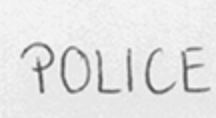
#> input picture backend/atest/3.png, 216 x 118 px
$ python Inter_Letter_Spacing_Uniformity.py
#> lines starting #> are read from the running program, lines starting #| are printed output that depends on the picture; after the words box and inside, x2 and y2 are one past the last pixel; in counts of white or black regions, pixels touching at a corner belong together; long printed decimals are rounded
# We might need scipy for more robust peak finding, but let's start simple
# from scipy.signal import find_peaks

import base64
from io import BytesIO

import cv2
import matplotlib.pyplot as plt
import numpy as np


class LetterSpacingAnalyzer:
    """
    Analyzes the internal spacing characteristics of a single word image
    using its Vertical Projection Profile (VPP).

    Assumes the input image contains primarily one word.
    """
    def __init__(self, image_input, is_base64=True):
#> called with image_input = '../../atest/3.png', is_base64 = False
        if is_base64:
            try:
                img_data = base64.b64decode(image_input)
                nparr = np.frombuffer(img_data, np.uint8)
                self.img = cv2.imdecode(nparr, cv2.IMREAD_COLOR)
                if self.img is None:
                    raise ValueError("Error: Could not decode base64 image")
            except Exception as e:
                raise ValueError(f"Error decoding base64 image: {e}")
        else:
            self.img = cv2.imread(image_input)
#> self.img is the input picture: shape (118, 216, 3); min 79, max 249, mean 227.4
            if self.img is None:
                raise ValueError(f"Error: Could not read image at {image_input}")

    def preprocess_image(self):
        """
        Converts the image to grayscale, applies blurring, adaptive thresholding,
        and morphological closing to get a clean binary representation of the word.
        Returns the binary image (white text on black background).
        """
        if self.img is None:
            raise ValueError("Image not loaded correctly.")
        if len(self.img.shape) == 3 and self.img.shape[2] == 3:
            gray = cv2.cvtColor(self.img, cv2.COLOR_BGR2GRAY)
        elif len(self.img.shape) == 2:
            gray = self.img  # Already grayscale
        else:
            raise ValueError(f"Unsupported image format with shape: {self.img.shape}")

        blurred = cv2.GaussianBlur(gray, (5, 5), 0)
        binary = cv2.adaptiveThreshold(
            blurred, 255, cv2.ADAPTIVE_THRESH_GAUSSIAN_C, cv2.THRESH_BINARY_INV, 19, 9
        )
        kernel = cv2.getStructuringElement(cv2.MORPH_RECT, (3, 3))
        closed = cv2.morphologyEx(binary, cv2.MORPH_CLOSE, kernel)

        contours, _ = cv2.findContours(closed, cv2.RETR_EXTERNAL, cv2.CHAIN_APPROX_SIMPLE)
        if contours:
            all_points = np.vstack([cnt for cnt in contours])
            x, y, w, h = cv2.boundingRect(all_points)
            padding = 2
            y1 = max(0, y - padding)
            y2 = min(closed.shape[0], y + h + padding)
            x1 = max(0, x - padding)
            x2 = min(closed.shape[1], x + w + padding)
            cropped = closed[y1:y2, x1:x2]
            return cropped
        else:
            return closed

    def calculate_vpp(self, binary_image):
        """
        Calculates the Vertical Projection Profile (sum of white pixels per column).
        """
        if binary_image is None or binary_image.size == 0:
            return np.array([])
        vpp = np.sum(binary_image // 255, axis=0)
        return vpp

    def analyze_vpp(self, vpp):
        """
        Analyzes the VPP to find valleys (potential gaps) and estimate spacing.
        Returns:
            dict: Containing spacing metrics like average gap width, std dev, etc.
                  Returns default values if VPP is too short or flat.
        """
        if len(vpp) < 3:
            return {
                "avg_valley_width": 0.0, "valley_width_std": 0.0,
                "avg_peak_dist": 0.0, "peak_dist_std": 0.0,
                "valley_count": 0, "peak_count": 0,
                "relative_spacing_metric": 0.0
            }

        valleys_idx = []
        valley_widths = []
        current_valley_start = -1

        gap_threshold = 1

        for i in range(len(vpp)):
            is_valley_col = vpp[i] <= gap_threshold
            if is_valley_col and current_valley_start == -1:
                current_valley_start = i
            elif not is_valley_col and current_valley_start != -1:
                valley_width = i - current_valley_start
                if valley_width > 0:
                    valley_widths.append(valley_width)
                    valleys_idx.append(current_valley_start + valley_width // 2)
                current_valley_start = -1

        if current_valley_start != -1:
            valley_width = len(vpp) - current_valley_start
            if valley_width > 0:
                valley_widths.append(valley_width)
                valleys_idx.append(current_valley_start + valley_width // 2)

        peaks_idx = []
        min_peak_height = max(2, 0.15 * np.max(vpp)) if np.max(vpp) > 0 else 2
        for i in range(1, len(vpp) - 1):
            if vpp[i] > vpp[i - 1] and vpp[i] > vpp[i + 1] and vpp[i] >= min_peak_height:
                peaks_idx.append(i)

        avg_valley_width = float(np.mean(valley_widths)) if valley_widths else 0.0
        valley_width_std = float(np.std(valley_widths)) if len(valley_widths) > 1 else 0.0

        peak_distances = np.diff(peaks_idx) if len(peaks_idx) > 1 else []
        avg_peak_dist = float(np.mean(peak_distances)) if len(peak_distances) > 0 else 0.0
        peak_dist_std = float(np.std(peak_distances)) if len(peak_distances) > 1 else 0.0

        relative_spacing_metric = avg_valley_width / avg_peak_dist if avg_peak_dist > 0 else 0.0

        return {
            "avg_valley_width": avg_valley_width,
            "valley_width_std": valley_width_std,
            "avg_peak_dist": avg_peak_dist,
            "peak_dist_std": peak_dist_std,
            "valley_count": len(valley_widths),
            "peak_count": len(peaks_idx),
            "relative_spacing_metric": relative_spacing_metric,
        }

    def analyze(self, debug=False):
        try:
            binary = self.preprocess_image()
#> in preprocess_image, `binary = cv2.adaptiveThreshold( blurred, 255, cv2.ADAPTIVE_THRESH_GAUS..`:
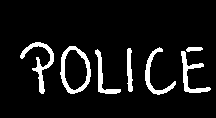
#> binary: shape (118, 216); 8.3% white; 7 white regions, largest, box (x1, y1, x2, y2) and area: (60, 46, 91, 94) 465, (20, 42, 54, 94) 427, (181, 51, 211, 93) 348
#> in preprocess_image, `closed = cv2.morphologyEx(binary, cv2.MORPH_CLOSE, kernel)`: closed: shape (118, 216); 8.3% white; 6 white regions
#> in preprocess_image, `contours, _ = cv2.findContours(closed, cv2.RETR_EXTERNAL, cv2.CHAIN_AP..`: contours = 6 contours; box (x1, y1, x2, y2) and area: (60, 46, 91, 94) 1085, (20, 42, 54, 94) 336, (181, 47, 211, 93) 320, (145, 47, 176, 95) 259, (95, 49, 121, 94) 213, (127, 48, 133, 92) 146
#> in preprocess_image, `all_points = np.vstack([cnt for cnt in contours])`: all_points = contour of 321 points, box (x1, y1, x2, y2) (20, 42, 211, 95), area 2488
#> in preprocess_image, `x, y, w, h = cv2.boundingRect(all_points)`: x = 20; y = 42; w = 191; h = 53
#> in preprocess_image, `y1 = max(0, y - padding)`: y1 = 40
#> in preprocess_image, `y2 = min(closed.shape[0], y + h + padding)`: y2 = 97
#> in preprocess_image, `x1 = max(0, x - padding)`: x1 = 18
#> in preprocess_image, `x2 = min(closed.shape[1], x + w + padding)`: x2 = 213
#> in preprocess_image, `cropped = closed[y1:y2, x1:x2]`:
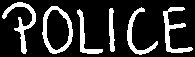
#> cropped: shape (57, 195); 19% white; 6 white regions, box (x1, y1, x2, y2) and area: (42, 6, 73, 54) 465, (2, 2, 36, 54) 430, (163, 7, 193, 53) 417, (127, 7, 158, 55) 332, (77, 9, 103, 54) 276, (109, 8, 115, 52) 192
            if binary is None or binary.size == 0:
                return {
                    "metrics": {
                        "avg_valley_width": 0.0, "valley_width_std": 0.0,
                        "avg_peak_dist": 0.0, "peak_dist_std": 0.0,
                        "valley_count": 0, "peak_count": 0,
                        "relative_spacing_metric": 0.0,
                    },
                    "graphs": [],
                    "preprocessed_image": ""
                }

            vpp = self.calculate_vpp(binary)
#> in calculate_vpp, `vpp = np.sum(binary_image // 255, axis=0)`: vpp = 195 values, max 44 at index 111, min 0 at index 0, mean 10.83
            vpp_metrics = self.analyze_vpp(vpp)
#> the loop in analyze_vpp, `for i in range(len(vpp)):` made 195 passes
#> (is_valley_col, valley_width, current_valley_start) on passes 3, 43, 78, 110, 128, 164: (False, 2, -1), (False, 6, -1), (False, 4, -1), (False, 6, -1), (False, 12, -1), (False, 5, -1)
#> (is_valley_col, current_valley_start) on passes 1, 37, 74, 104, 116, 159: (True, 0), (True, 36), (True, 73), (True, 103), (True, 115), (True, 158)
#> after the loop in analyze_vpp, `for i in range(len(vpp)):`: current_valley_start = 193; valley_width = 5; valley_widths = [2, 6, 4, 6, 12, 5]; valleys_idx = [1, 39, 75, 106, 121, 160]
#> in analyze_vpp, `valley_width = len(vpp) - current_valley_start`: valley_width = 2
#> in analyze_vpp, `min_peak_height = max(2, 0.15 * np.max(vpp)) if np.max(vpp) > 0 else 2`: min_peak_height = 6.6
#> after the loop in analyze_vpp, `for i in range(1, len(vpp) - 1):`: peaks_idx = [21, 32, 46, 69, 80, 131, 141, 167]
#> in analyze_vpp, `avg_valley_width = float(np.mean(valley_widths)) if valley_widths else..`: avg_valley_width = 5.29
#> in analyze_vpp, `valley_width_std = float(np.std(valley_widths)) if len(valley_widths) ..`: valley_width_std = 3.15
#> in analyze_vpp, `peak_distances = np.diff(peaks_idx) if len(peaks_idx) > 1 else []`: peak_distances = [11, 14, 23, 11, 51, 10, 26]
#> in analyze_vpp, `avg_peak_dist = float(np.mean(peak_distances)) if len(peak_distances) ..`: avg_peak_dist = 20.86
#> in analyze_vpp, `peak_dist_std = float(np.std(peak_distances)) if len(peak_distances) >..`: peak_dist_std = 13.62
#> in analyze_vpp, `relative_spacing_metric = avg_valley_width / avg_peak_dist if avg_peak..`: relative_spacing_metric = 0.253
#> vpp_metrics = {'avg_valley_width': 5.29, 'valley_width_std': 3.15, 'avg_peak_dist': 20.86, 'peak_dist_std': 13.62, 'valley_count': 7, 'peak_count': 8, 'relative_spacing_metric': 0.253}

            metrics = {**vpp_metrics}
#> metrics has the same summary as vpp_metrics

            result = {"metrics": metrics, "graphs": []}

            if debug:
                plt.figure(figsize=(10, 10))

                plt.subplot(3, 1, 1)
                if self.img is not None:
                    plt.imshow(cv2.cvtColor(self.img, cv2.COLOR_BGR2RGB))
                    plt.title("Original Image")
                    plt.axis("off")
                else:
                    plt.text(0.5, 0.5, "Original image load error", ha='center', va='center')
                    plt.axis("off")

                plt.subplot(3, 1, 2)
                if binary is not None and binary.size > 0:
                    plt.imshow(binary, cmap='gray')
                    plt.title("Preprocessed Binary Word")
                    plt.axis("off")
                else:
                    plt.text(0.5, 0.5, "Preprocessing failed", ha='center', va='center')
                    plt.axis("off")

                plt.subplot(3, 1, 3)
                if len(vpp) > 0:
                    plt.plot(vpp, label='VPP')
                    peaks_idx = []
                    min_peak_height = max(2, 0.15 * np.max(vpp)) if np.max(vpp) > 0 else 2
#> min_peak_height = 6.6
                    for i in range(1, len(vpp) - 1):
                        if vpp[i] > vpp[i - 1] and vpp[i] > vpp[i + 1] and vpp[i] >= min_peak_height:
                            peaks_idx.append(i)
#> after the loop, peaks_idx = [21, 32, 46, 69, 80, 131, 141, 167]
                    if peaks_idx:
                        plt.plot(peaks_idx, vpp[peaks_idx], "x", color='red', label='Detected Peaks')

                    plt.title(
                        f"Vertical Projection Profile (Peaks: {vpp_metrics['peak_count']}, Valleys: {vpp_metrics['valley_count']})")
                    plt.xlabel("Column Index")
                    plt.ylabel("Sum of White Pixels")
                    plt.legend()
                    plt.grid(True)
                else:
                    plt.text(0.5, 0.5, "VPP could not be calculated", ha='center', va='center')
                    plt.axis("off")

                plt.tight_layout()
                buf = BytesIO()
                plt.savefig(buf, format="png", bbox_inches="tight")
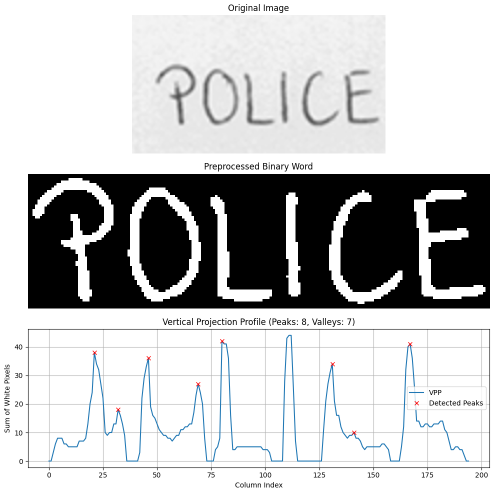
#> figure drawn by matplotlib, 3 panels; panel 3: curve peaks at x = 111, y = 44
                buf.seek(0)
                plot_base64 = base64.b64encode(buf.getvalue()).decode("utf-8")
                result["graphs"].append(plot_base64)
                plt.close()

            preprocessed_base64 = ""
            if binary is not None and binary.size > 0:
                _, preprocessed_encoded = cv2.imencode(".png", binary)
#> preprocessed_encoded = 1096 values, max 255 at index 1065, min 0 at index 8, mean 114.6
                preprocessed_base64 = base64.b64encode(preprocessed_encoded).decode("utf-8")
            result["preprocessed_image"] = preprocessed_base64

            return result

        except Exception as e:
            print(f"An error occurred during analysis: {e}")
            return {
                "metrics": {},
                "graphs": [],
                "preprocessed_image": ""
            }


# Example Usage (assuming you have a word image)
if __name__ == "__main__":
    image_path = "../../atest/3.png"
    analyzer = LetterSpacingAnalyzer(image_path, is_base64=False)
    results = analyzer.analyze(debug=True)
#> results = 3 items
    print(results['metrics'])
#| {'avg_valley_width': 5.286, 'valley_width_std': 3.149, 'avg_peak_dist': 20.857, 'peak_dist_std': 13.622, 'valley_count': 7, 'peak_count': 8, 'relative_spacing_metric': 0.2534}

$ run again, with backend/atest/2.png copied over backend/atest/3.png
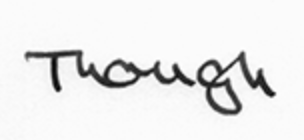
#> input picture backend/atest/2.png, 304 x 140 px
#> in __init__, self.img is the input picture: shape (140, 304, 3); min 3, max 255, mean 234.1
#> in preprocess_image, `binary = cv2.adaptiveThreshold( blurred, 255, cv2.ADAPTIVE_THRESH_GAUS..`:
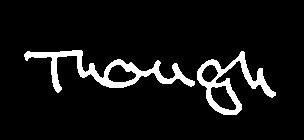
#> binary: shape (140, 304); 7.5% white; 2 white regions, box (x1, y1, x2, y2) and area: (24, 50, 195, 93) 1810, (197, 51, 276, 115) 1390
#> closed: shape (140, 304); 7.5% white; 2 white regions
#> contours = 2 contours; box (x1, y1, x2, y2) and area: (24, 50, 195, 93) 1882, (197, 51, 276, 115) 1790
#> all_points = contour of 382 points, box (x1, y1, x2, y2) (24, 50, 276, 115), area 3669
#> x = 24; y = 50; w = 252; h = 65
#> y1 = 48
#> y2 = 117
#> x1 = 22
#> x2 = 278
#> cropped: shape (69, 256); 18.2% white; 2 white regions, box (x1, y1, x2, y2) and area: (2, 2, 173, 45) 1815, (175, 3, 254, 67) 1396
#> in calculate_vpp, `vpp = np.sum(binary_image // 255, axis=0)`: vpp = 256 values, max 40 at index 34, min 0 at index 0, mean 12.54
#> the loop in analyze_vpp, `for i in range(len(vpp)):` made 256 passes
#> (is_valley_col, valley_width, current_valley_start) on passes 3, 176: (False, 2, -1), (False, 2, -1)
#> after the loop in analyze_vpp, `for i in range(len(vpp)):`: current_valley_start = 254; valley_width = 2; valley_widths = [2, 2]; valleys_idx = [1, 174]
#> in analyze_vpp, `min_peak_height = max(2, 0.15 * np.max(vpp)) if np.max(vpp) > 0 else 2`: min_peak_height = 6
#> after the loop in analyze_vpp, `for i in range(1, len(vpp) - 1):`: peaks_idx = [5, 34, 85, 104, 114, 136, 153, 179, 188, 193, 195, 201, 207, 214, 219, 222, 240]
#> avg_valley_width = 2
#> valley_width_std = 0
#> peak_distances = [29, 51, 19, 10, 22, 17, 26, 9, 5, 2, 6, 6, 7, 5, 3, 18]
#> avg_peak_dist = 14.69
#> peak_dist_std = 12.47
#> relative_spacing_metric = 0.136
#> vpp_metrics = {'avg_valley_width': 2, 'valley_width_std': 0, 'avg_peak_dist': 14.69, 'peak_dist_std': 12.47, 'valley_count': 3, 'peak_count': 17, 'relative_spacing_metric': 0.136}
#> metrics has the same summary as vpp_metrics
#> in analyze, `min_peak_height = max(2, 0.15 * np.max(vpp)) if np.max(vpp) > 0 else 2`: min_peak_height = 6
#> in analyze, `plt.savefig(buf, format="png", bbox_inches="tight")`:
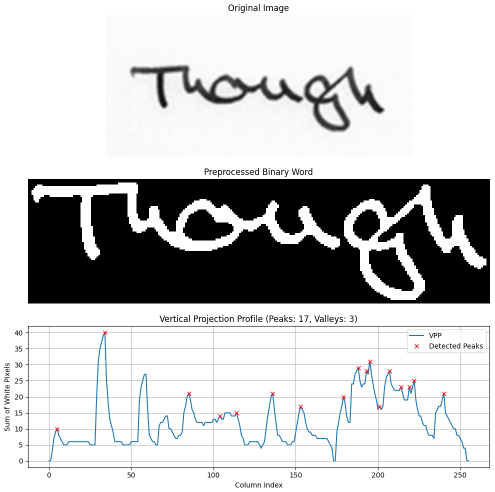
#> figure drawn by matplotlib, 3 panels; panel 3: curve peaks at x = 34, y = 40; panel 3: curve peaks at x = 34, y = 40
#> preprocessed_encoded = 1205 values, max 255 at index 69, min 0 at index 8, mean 123.5
#> results = 3 items
#| {'avg_valley_width': 2.0, 'valley_width_std': 0.0, 'avg_peak_dist': 14.6875, 'peak_dist_std': 12.474, 'valley_count': 3, 'peak_count': 17, 'relative_spacing_metric': 0.1362}

$ run again, with backend/atest/4.png copied over backend/atest/3.png
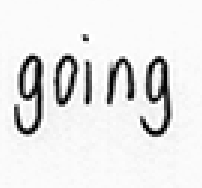
#> input picture backend/atest/4.png, 202 x 188 px
#> in __init__, self.img is the input picture: shape (188, 202, 3); min 0, max 255, mean 229.5
#> in preprocess_image, `binary = cv2.adaptiveThreshold( blurred, 255, cv2.ADAPTIVE_THRESH_GAUS..`:
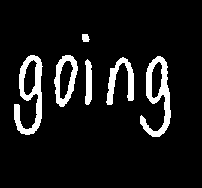
#> binary: shape (188, 202); 8.9% white; 6 white regions, box (x1, y1, x2, y2) and area: (14, 55, 43, 135) 992, (140, 56, 171, 137) 976, (54, 55, 78, 107) 564, (106, 57, 134, 105) 543, (85, 59, 92, 105) 264, (82, 34, 90, 42) 53
#> closed: shape (188, 202); 9% white; 6 white regions
#> contours = 6 contours; box (x1, y1, x2, y2) and area: (14, 55, 43, 135) 1162, (140, 56, 171, 137) 1134, (54, 55, 78, 107) 822, (106, 57, 134, 105) 450, (85, 59, 92, 105) 219, (82, 34, 90, 42) 40
#> all_points = contour of 345 points, box (x1, y1, x2, y2) (14, 34, 171, 137), area 3387
#> x = 14; y = 34; w = 157; h = 103
#> y1 = 32
#> y2 = 139
#> x1 = 12
#> x2 = 173
#> cropped: shape (107, 161); 19.8% white; 6 white regions, box (x1, y1, x2, y2) and area: (2, 23, 31, 103) 997, (128, 24, 159, 105) 982, (42, 23, 66, 75) 566, (94, 25, 122, 73) 545, (73, 27, 80, 73) 266, (70, 2, 78, 10) 53
#> in calculate_vpp, `vpp = np.sum(binary_image // 255, axis=0)`: vpp = 161 values, max 71 at index 26, min 0 at index 0, mean 21.17
#> the loop in analyze_vpp, `for i in range(len(vpp)):` made 161 passes
#> (is_valley_col, valley_width, current_valley_start) on passes 3, 43, 71, 95, 129: (False, 2, -1), (False, 12, -1), (False, 4, -1), (False, 14, -1), (False, 6, -1)
#> after the loop in analyze_vpp, `for i in range(len(vpp)):`: current_valley_start = 159; valley_width = 6; valley_widths = [2, 12, 4, 14, 6]; valleys_idx = [1, 36, 68, 87, 125]
#> in analyze_vpp, `valley_width = len(vpp) - current_valley_start`: valley_width = 2
#> in analyze_vpp, `min_peak_height = max(2, 0.15 * np.max(vpp)) if np.max(vpp) > 0 else 2`: min_peak_height = 10.65
#> after the loop in analyze_vpp, `for i in range(1, len(vpp) - 1):`: peaks_idx = [7, 11, 26, 47, 61, 75, 139, 153]
#> avg_valley_width = 6.67
#> valley_width_std = 4.71
#> peak_distances = [4, 15, 21, 14, 14, 64, 14]
#> avg_peak_dist = 20.86
#> peak_dist_std = 18.21
#> relative_spacing_metric = 0.32
#> vpp_metrics = {'avg_valley_width': 6.67, 'valley_width_std': 4.71, 'avg_peak_dist': 20.86, 'peak_dist_std': 18.21, 'valley_count': 6, 'peak_count': 8, 'relative_spacing_metric': 0.32}
#> metrics has the same summary as vpp_metrics
#> in analyze, `min_peak_height = max(2, 0.15 * np.max(vpp)) if np.max(vpp) > 0 else 2`: min_peak_height = 10.65
#> after the loop in analyze, `for i in range(1, len(vpp) - 1):`: peaks_idx = [7, 11, 26, 47, 61, 75, 139, 153]
#> in analyze, `plt.savefig(buf, format="png", bbox_inches="tight")`:
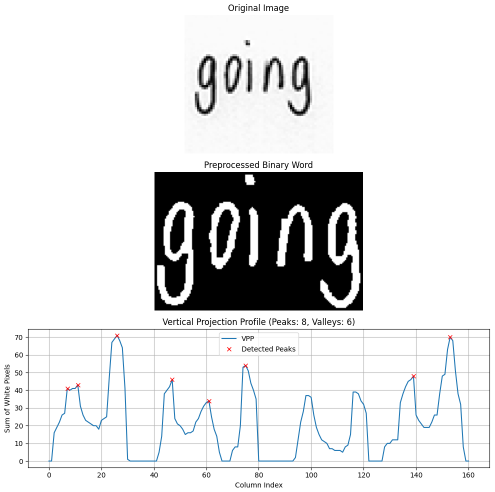
#> figure drawn by matplotlib, 3 panels; panel 3: curve peaks at x = 26, y = 71
#> preprocessed_encoded = 1599 values, max 255 at index 53, min 0 at index 8, mean 123.4
#> results = 3 items
#| {'avg_valley_width': 6.667, 'valley_width_std': 4.714, 'avg_peak_dist': 20.857, 'peak_dist_std': 18.209, 'valley_count': 6, 'peak_count': 8, 'relative_spacing_metric': 0.3196}
